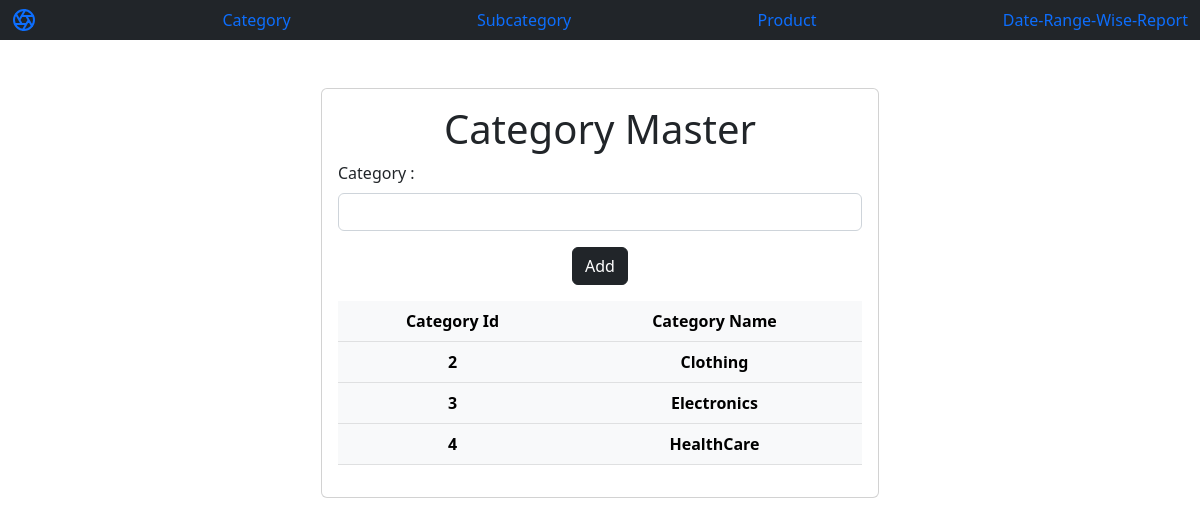
The page /Admin/category.php on the database its author committed.
### tables this page shows
CREATE TABLE `category` (
  `id` int(11) NOT NULL,
  `cname` varchar(50) NOT NULL
);

### Admin/category.php (the view, shortened to what this page needs)
<!DOCTYPE html>
<?php include 'conn.php';
include 'header.php'; ?>
<html lang="en">
<head>
</head>
<body>
<div class="container">
    <div class="row w-50 m-auto">
        <div class="card-body  card my-5  ">
<form method="POST">
<h1 align="center">
        Category Master
    </h1>
    <div class="mb-3">
    <label for="exampleInputEmail1" class="form-label">Category :</label>
    <input type="text" class="form-control" name="name" value="<?php ?>" id="exampleInputEmail1" aria-describedby="emailHelp">
    <div class="text-center">
        <input type="submit" class="btn btn-dark text-center my-3" value="Add" name="submit">
    </div>
  <?php
  echo "<table class='table table-light text-center'>";
  echo "<tr><th>Category Id</th><th>Category Name</th></tr>";
  $s="select * from category";
  $q=mysqli_query($conn,$s);
  while($row=mysqli_fetch_array($q,MYSQLI_ASSOC)){
  echo "<tr><th>$row[id]</th><th>$row[cname]</th></tr>";
  }
  ?>
</form>
        </div>
    </div>
</div>
</body>
</html>

### rows shown on the page
category: id "2", cname "Clothing"
category: id "3", cname "Electronics"
category: id "4", cname "HealthCare"
